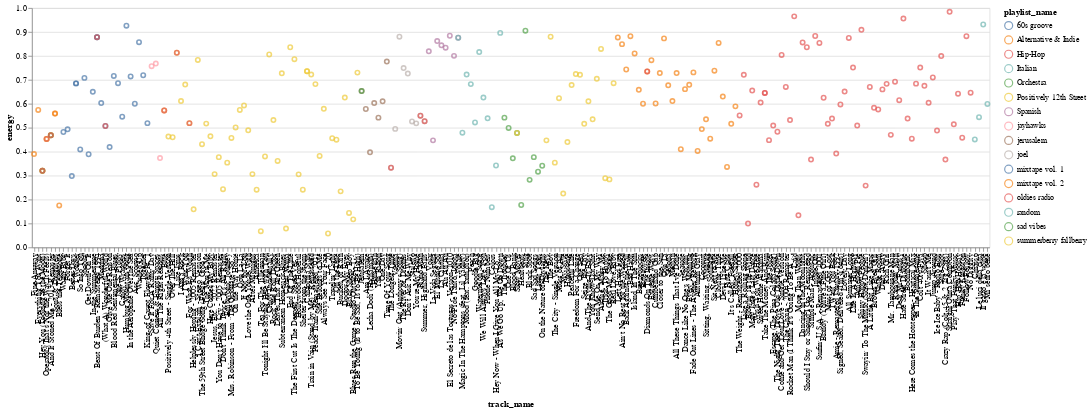

The cell this chart's notebook holds for it:
### Markdown cell above
Bigger sample sizes prompt stronger observations! If you have noticed a trend when looking at just the 16 Tracks of the initial playlist, you are much more likely to witness a similar trend as the **sample size increases**.

Another useful chart would be **charting every track's energy and color-coding the data points** based on what playlist they are in.

Here's how to do it:

### Code cell
alt.Chart(all_my_tracks).mark_point().encode(
    x=alt.X("track_name", sort=None),
    y='energy',
    color="playlist_name",
    tooltip=["artist", "track_name", "playlist_name"]
).properties(
    width=1200
)

### Figure 1 — Vega-Lite specification as saved in the notebook (floating-point values rounded to 4 significant figures; data arrays with more than 128 entries replaced by an {"elided": "..."} marker saying what was removed)
{"config": {"view": {"continuousWidth": 400, "continuousHeight": 300}}, "data": {"name": "data-1005437539f8916a183f805603d4a8a1"}, "mark": "point", "encoding": {"color": {"field": "playlist_name", "type": "nominal"}, "tooltip": [{"field": "artist", "type": "nominal"}, {"field": "track_name", "type": "nominal"}, {"field": "playlist_name", "type": "nominal"}], "x": {"field": "track_name", "sort": null, "type": "nominal"}, "y": {"field": "energy", "type": "quantitative"}}, "width": 1200, "$schema": "https://vega.github.io/schema/vega-lite/v4.17.0.json", "datasets": {"data-1005437539f8916a183f805603d4a8a1": {"elided": "254 records"}}}
